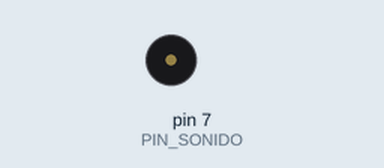
This sketch was run on a simulated Arduino Uno, built with avr-gcc and run on an emulated ATmega328P. Parts: buzzer (waves = sounding).

Above: at 2.6 s.
At 9.37 s:
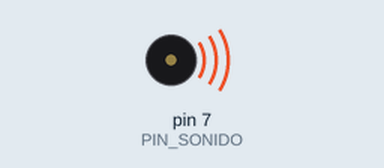
Timing chart, 0 to 9.7 s (numbered marks = the images above):
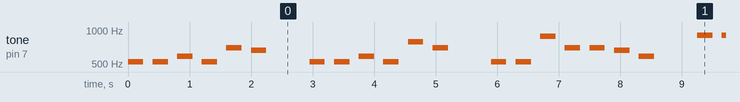

The sketch:

Arduino_musico.ino
```cpp
/*
#       _\|/_   A ver..., ¿que tenemos por aqui?
#       (O-O)
# ---oOO-(_)-OOo---------------------------------


#################################################
# ********************************************* #
# *  PLAY MUSIC WITH SIMPLE TONES IN ARDUINO  * #
# *      Autor: Eulogio López Cayuela         * #
# *                                           * #
# *    Versión 1.0    Fecha: 26/04/2015       * #
# ********************************************* #
#################################################
*/


#define PIN_SONIDO 7        // Patilla para conectar el 'positivo' del piezoelectrico/altavoz

int PAUSA = 550;

// Definir las frecuencias de las notas mucicales
#define DO 523
#define RE 587
#define MI 659
#define FA 698
#define SOL 783
#define LA 880
#define SI 897

int cancion[] = {
  DO, DO, RE, DO, FA, MI, PAUSA,
  DO, DO, RE, DO, SOL, FA, PAUSA,
  DO, DO, LA,
  FA, FA, MI,RE, PAUSA,
  SI, SI, LA, FA, SOL, LA,PAUSA,
  PAUSA,PAUSA,PAUSA,PAUSA,PAUSA};


//*******************************************************
//         FUNCION DE CONFIGURACION
//*******************************************************
void setup()
{
  pinMode(PIN_SONIDO, OUTPUT);
  digitalWrite (PIN_SONIDO,LOW);    // Ponemos a GND la patilla 'positiva' del piezoelectrico para evitar
                                    // sonidos indeseados hasta el momento de ser activado
}


//*******************************************************
//        BUCLE PRINCIPAL DEL PROGRAMA
//*******************************************************
void loop()
{
  for (int i=0; i<34; i++){
    if (cancion[i] == PAUSA){
      delay(PAUSA);
    }
    else {
      tone(PIN_SONIDO, cancion[i], 250); //patilla, nota, tiempo
      delay (400);
    }
  }
}


//*******************************************************
//                    FIN DE PROGRAMA
//*******************************************************
```

Measured:
- by itself, tone on pin 7 (PIN_SONIDO): plays 523 Hz for 0.25 s, 523 Hz for 0.25 s, 587 Hz for 0.25 s, 523 Hz for 0.25 s, 698 Hz for 0.25 s, 659 Hz for 0.25 s … (222 notes in this stretch)
